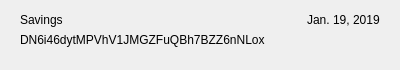
<?xml version="1.0" encoding="UTF-8"?>
<ui version="4.0">
 <class>MyAddressRow</class>
 <widget class="QWidget" name="MyAddressRow">
  <property name="geometry">
   <rect>
    <x>0</x>
    <y>0</y>
    <width>400</width>
    <height>70</height>
   </rect>
  </property>
  <property name="windowTitle">
   <string>Form</string>
  </property>
  <property name="styleSheet">
   <string notr="true">color: rgb(0, 0, 0);</string>
  </property>
  <layout class="QVBoxLayout" name="verticalLayout">
   <property name="spacing">
    <number>0</number>
   </property>
   <property name="leftMargin">
    <number>20</number>
   </property>
   <property name="topMargin">
    <number>10</number>
   </property>
   <property name="rightMargin">
    <number>20</number>
   </property>
   <property name="bottomMargin">
    <number>20</number>
   </property>
   <item>
    <layout class="QHBoxLayout" name="horizontalLayout">
     <item>
      <widget class="QLabel" name="labelName">
       <property name="text">
        <string>Savings</string>
       </property>
      </widget>
     </item>
     <item>
      <spacer name="horizontalSpacer">
       <property name="orientation">
        <enum>Qt::Horizontal</enum>
       </property>
       <property name="sizeHint" stdset="0">
        <size>
         <width>40</width>
         <height>20</height>
        </size>
       </property>
      </spacer>
     </item>
     <item>
      <widget class="QLabel" name="labelDate">
       <property name="text">
        <string>Jan. 19, 2019</string>
       </property>
      </widget>
     </item>
    </layout>
   </item>
   <item>
    <widget class="QLabel" name="labelAddress">
     <property name="text">
      <string>DN6i46dytMPVhV1JMGZFuQBh7BZZ6nNLox</string>
     </property>
    </widget>
   </item>
  </layout>
 </widget>
 <resources/>
 <connections/>
</ui>
